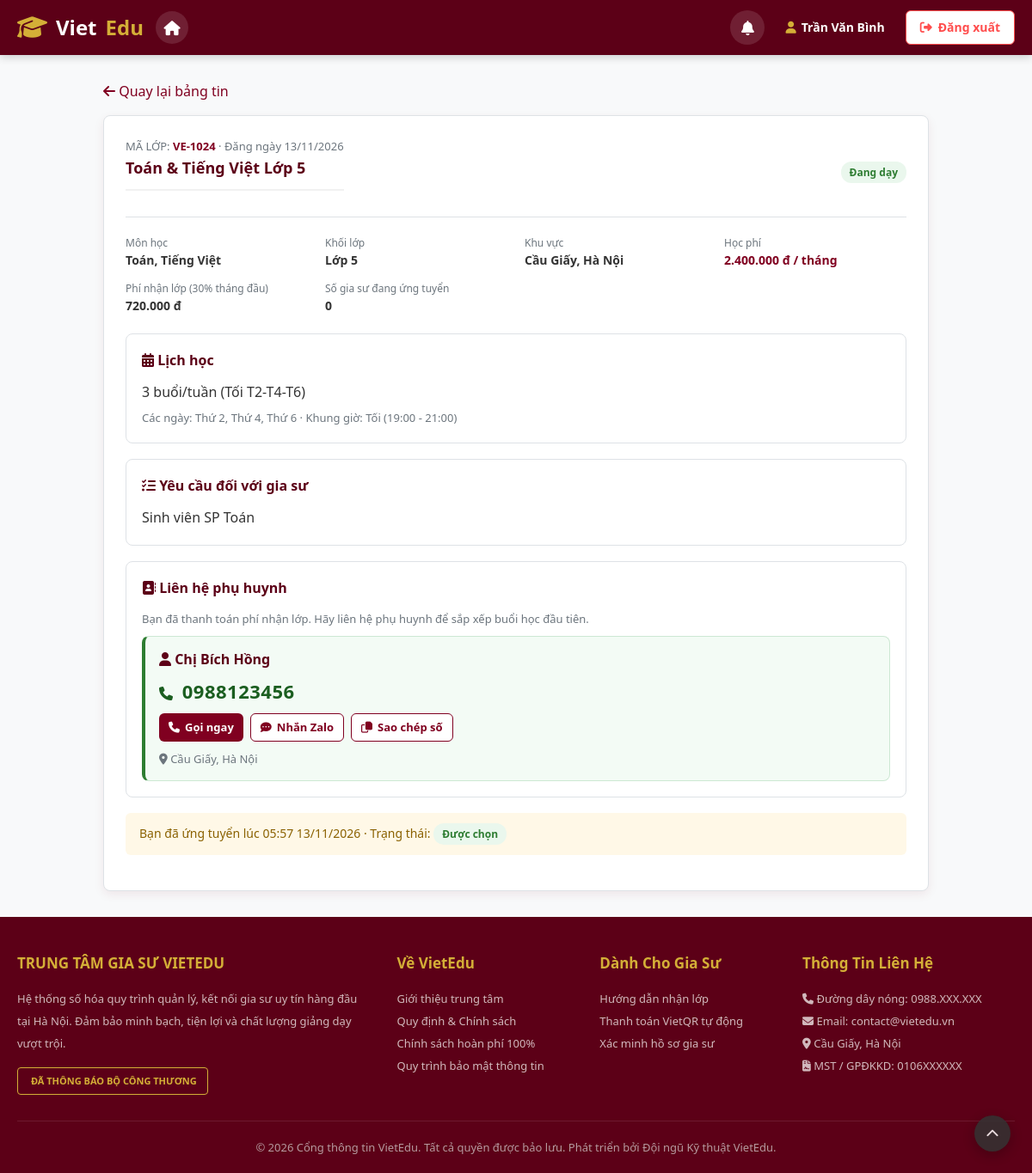
Page /gia-su/lop-hoc-chi-tiet.php?id=1 (signed in) on the committed database.
### tables this page shows
CREATE TABLE classes (
    class_id INT AUTO_INCREMENT PRIMARY KEY,
    class_code VARCHAR(20) UNIQUE NOT NULL,
    title VARCHAR(150) NOT NULL, 
    subject VARCHAR(50) NOT NULL,
    grade VARCHAR(20) NOT NULL,
    location VARCHAR(100),
    schedule VARCHAR(100),
    requirements TEXT,
    tuition_fee DECIMAL(10,2),
    parent_id INT,
    status ENUM('finding', 'matched', 'completed', 'cancelled') DEFAULT 'finding',
    created_at TIMESTAMP DEFAULT CURRENT_TIMESTAMP,
    FOREIGN KEY (parent_id) REFERENCES parents(parent_id) ON DELETE CASCADE
);

CREATE TABLE transactions (
    transaction_id INT AUTO_INCREMENT PRIMARY KEY,
    tx_code VARCHAR(20) UNIQUE NOT NULL,
    class_id INT NOT NULL,
    tutor_id INT NOT NULL,
    amount DECIMAL(10,2) NOT NULL,
    tx_time TIMESTAMP DEFAULT CURRENT_TIMESTAMP,
    status ENUM('success', 'pending_24h', 'failed') DEFAULT 'pending_24h',
    FOREIGN KEY (class_id) REFERENCES classes(class_id) ON DELETE CASCADE,
    FOREIGN KEY (tutor_id) REFERENCES tutors(tutor_id) ON DELETE CASCADE
);

CREATE TABLE parents (
    parent_id INT AUTO_INCREMENT PRIMARY KEY,
    full_name VARCHAR(100) NOT NULL,
    phone VARCHAR(15) UNIQUE NOT NULL,
    address TEXT,
    created_at TIMESTAMP DEFAULT CURRENT_TIMESTAMP
);

CREATE TABLE class_matching (
    match_id INT AUTO_INCREMENT PRIMARY KEY,
    class_id INT NOT NULL,
    tutor_id INT NOT NULL,
    apply_date TIMESTAMP DEFAULT CURRENT_TIMESTAMP,
    match_score DECIMAL(5,2),
    status ENUM('applied', 'interviewing', 'matched', 'rejected') DEFAULT 'applied',
    FOREIGN KEY (class_id) REFERENCES classes(class_id) ON DELETE CASCADE,
    FOREIGN KEY (tutor_id) REFERENCES tutors(tutor_id) ON DELETE CASCADE
);

### gia-su/lop-hoc-chi-tiet.php (the view, shortened to what this page needs)
<?php
require_once __DIR__ . '/core.php';
$classId = (int) ($_GET['id'] ?? 0);
$tutor = gs_current_tutor();
$st = $conn->prepare('SELECT * FROM classes WHERE class_id = ?');
$st->execute([$classId]);
$class = $st->fetch(PDO::FETCH_ASSOC);
$myApp = null;
if ($class && $tutor) {
    $st = $conn->prepare('SELECT * FROM class_matching WHERE class_id = ? AND tutor_id = ? ORDER BY match_id DESC LIMIT 1');
    $st->execute([$classId, $tutor['tutor_id']]);
    $myApp = $st->fetch(PDO::FETCH_ASSOC) ?: null;
}
$visible = $class && ($class['status'] === 'finding' || $myApp);
$self = 'lop-hoc-chi-tiet.php?id=' . $classId;
$applicants = 0;
if ($visible) {
    $st = $conn->prepare("SELECT COUNT(*) FROM class_matching WHERE class_id = ? AND status IN ('applied','interviewing')");
    $st->execute([$classId]);
    $applicants = (int) $st->fetchColumn();
}
$sched = $visible ? gs_parse_schedule($class['schedule']) : null;
$dayNames = [1 => 'Thứ 2', 'Thứ 3', 'Thứ 4', 'Thứ 5', 'Thứ 6', 'Thứ 7', 'Chủ nhật'];
require __DIR__ . '/../header.php';
?>
<link rel="stylesheet" href="gia-su.css">
<div style="max-width:1000px;margin:30px auto;padding:0 20px">
    <p style="margin-bottom:14px"><a href="../index.php#bang-tin" style="color:var(--primary-red)"><i class="fa-solid fa-arrow-left"></i> Quay lại bảng tin</a></p>
    <?php if (!$visible): ?>
        <div class="content-area"><p class="gs-empty">Lớp học không tồn tại hoặc đã ngừng tuyển gia sư.</p></div>
    <?php else: ?>
    <div class="content-area">
        <div class="section-header">
            <div>
                <div class="gs-muted">MÃ LỚP: <strong style="color:var(--primary-red)"><?= gs_e($class['class_code']) ?></strong> · Đăng ngày <?= gs_date($class['created_at']) ?></div>
                <h2 class="section-title"><?= gs_e($class['title']) ?></h2>
            </div>
            <?= gs_badge(GS_CLASS_LABELS, $class['status']) ?>
        </div>
        <div class="gs-info" style="margin-bottom:20px">
            <div><span>Môn học</span><strong><?= gs_e($class['subject']) ?></strong></div>
            <div><span>Khối lớp</span><strong><?= gs_e(gs_grade($class['grade'])) ?></strong></div>
            <div><span>Khu vực</span><strong><?= gs_e($class['location'] ?: 'Thỏa thuận') ?>, Hà Nội</strong></div>
            <div><span>Học phí</span><strong style="color:var(--primary-red)"><?= $class['tuition_fee'] !== null ? gs_money($class['tuition_fee']) . ' / tháng' : 'Thỏa thuận' ?></strong></div>
            <div><span>Phí nhận lớp (<?= GS_FEE_RATE * 100 ?>% tháng đầu)</span><strong><?= $class['tuition_fee'] !== null ? gs_money(round($class['tuition_fee'] * GS_FEE_RATE, -3)) : '—' ?></strong></div>
            <div><span>Số gia sư đang ứng tuyển</span><strong><?= $applicants ?></strong></div>
        </div>
        <div class="gs-card">
            <h3><i class="fa-solid fa-calendar-days"></i> Lịch học</h3>
            <p><?= gs_e($class['schedule'] ?: 'Thỏa thuận với phụ huynh') ?></p>
            <?php if ($sched['days']): ?>
                <p class="gs-muted" style="margin-top:6px">Các ngày: <?= gs_e(implode(', ', array_map(function ($d) use ($dayNames) { return $dayNames[$d]; }, $sched['days']))) ?> · Khung giờ: <?= gs_e($sched['time']) ?></p>
            <?php endif; ?>
        </div>
        <div class="gs-card">
            <h3><i class="fa-solid fa-list-check"></i> Yêu cầu đối với gia sư</h3>
            <p style="white-space:pre-line"><?= gs_e($class['requirements'] ?: 'Không có yêu cầu đặc biệt.') ?></p>
        </div>
        <?php $lienHe = $tutor ? (gs_lop_da_mo_lien_he($conn, (int) $tutor['tutor_id'], $classId)[$classId] ?? null) : null; ?>
        <?php if ($lienHe): ?>
            <div class="gs-card">
                <h3><i class="fa-solid fa-address-book"></i> Liên hệ phụ huynh</h3>
                <p class="gs-muted" style="margin-bottom:10px">Bạn đã thanh toán phí nhận lớp. Hãy liên hệ phụ huynh để sắp xếp buổi học đầu tiên.</p>
                <?= gs_the_lien_he($lienHe) ?>
            </div>
        <?php else: ?>
            <p class="gs-muted" style="margin-bottom:16px"><i class="fa-solid fa-lock"></i> Thông tin liên hệ phụ huynh được cung cấp sau khi gia sư được chọn và hoàn tất phí nhận lớp.</p>
        <?php endif; ?>
        <?php if (!$tutor): ?>
            <a class="gs-btn" href="dang-nhap.php?next=<?= rawurlencode($self) ?>"><i class="fa-solid fa-right-to-bracket"></i> Đăng nhập để ứng tuyển</a>
        <?php elseif ($myApp): ?>
            <div class="gs-alert gs-alert-info" style="display:flex;justify-content:space-between;align-items:center;gap:10px;flex-wrap:wrap">
                <span>Bạn đã ứng tuyển lúc <?= gs_date($myApp['apply_date'], 'H:i d/m/Y') ?> · Trạng thái: <?= gs_badge(GS_APPLY_LABELS, $myApp['status']) ?></span>
            </div>
        <?php elseif ($tutor['status'] !== 'active'): ?>
            <div class="gs-alert gs-alert-info">Tài khoản của bạn chưa được kích hoạt. <a href="kyc.php"><u>Xác minh hồ sơ</u></a> để có thể ứng tuyển.</div>
            <button class="gs-btn" disabled><i class="fa-solid fa-paper-plane"></i> Ứng tuyển lớp</button>
        <?php endif; ?>
    </div>
    <?php endif; ?>
</div>
<?php require __DIR__ . '/../footer.php'; ?>

### gia-su/core.php (shortened to what this page needs)
<?php
require_once __DIR__ . '/../db.php';
function gs_e($s)
{
    return htmlspecialchars((string) $s, ENT_QUOTES, 'UTF-8');
}
function gs_money($v)
{
    return $v === null || $v === '' ? '—' : number_format((float) $v, 0, ',', '.') . ' đ';
}
function gs_date($v, $fmt = 'd/m/Y')
{
    return $v ? date($fmt, strtotime($v)) : '—';
}
function gs_grade($g)
{
    return ctype_digit((string) $g) ? 'Lớp ' . $g : (string) $g;
}
function gs_current_tutor()
{
    global $conn;
    $cache = false;
    if (!empty($_SESSION['tutor_id'])) {
        $st = $conn->prepare('SELECT * FROM tutors WHERE tutor_id = ?');
        $st->execute([(int) $_SESSION['tutor_id']]);
        $t = $st->fetch(PDO::FETCH_ASSOC);
        if ($t && $t['status'] !== 'locked') {
            $cache = $t;
        } else {
            unset($_SESSION['tutor_id'], $_SESSION['user_type'], $_SESSION['user_id'], $_SESSION['user_name']);
        }
    }
    return $cache ?: null;
}
function gs_badge(array $map, $key)
{
    $l = $map[$key] ?? [(string) $key, 'gs-b-muted'];
    return '<span class="gs-badge ' . $l[1] . '">' . gs_e($l[0]) . '</span>';
}
function gs_lop_da_mo_lien_he(PDO $conn, int $tutorId, ?int $classId = null): array
{
    $sql = "SELECT c.class_id, c.class_code, c.title, c.subject, c.grade, c.location, c.schedule, c.status AS class_status,
                   p.full_name AS parent_name, p.phone AS parent_phone, p.email AS parent_email, p.address AS parent_address,
                   t.transaction_id, t.tx_code, t.amount, t.tx_time, t.paid_confirmed_at
            FROM transactions t
            JOIN classes c        ON c.class_id = t.class_id
            JOIN class_matching m ON m.class_id = t.class_id AND m.tutor_id = t.tutor_id AND m.status = 'matched'
            LEFT JOIN parents p   ON p.parent_id = c.parent_id
            WHERE t.tutor_id = ? AND t.status = 'success'" . ($classId ? ' AND t.class_id = ?' : '') . "
            ORDER BY t.transaction_id DESC";
    $st = $conn->prepare($sql);
    $st->execute($classId ? [$tutorId, $classId] : [$tutorId]);
    $ds = [];
    foreach ($st->fetchAll(PDO::FETCH_ASSOC) as $r) {
        $ds[$r['class_id']] ??= $r;
    }
    return $ds;
}
function gs_the_lien_he(array $r): string
{
    $sdt  = preg_replace('/\D/', '', (string) $r['parent_phone']);
    $html = '<div class="gs-contact">'
          . '<div class="gs-contact-head"><i class="fa-solid fa-user"></i> <strong>' . gs_e($r['parent_name'] ?: 'Phụ huynh') . '</strong></div>';
    if ($sdt !== '') {
        $html .= '<div class="gs-contact-phone"><i class="fa-solid fa-phone"></i> <span class="gs-phone-num">' . gs_e($r['parent_phone']) . '</span></div>'
               . '<div class="gs-contact-actions">'
               . '<a class="gs-btn sm" href="tel:' . gs_e($sdt) . '"><i class="fa-solid fa-phone"></i> Gọi ngay</a>'
               . '<a class="gs-btn outline sm" href="https://zalo.me/' . gs_e($sdt) . '" target="_blank" rel="noopener"><i class="fa-solid fa-comment-dots"></i> Nhắn Zalo</a>'
               . '<button type="button" class="gs-btn outline sm" data-copy="' . gs_e($sdt) . '"><i class="fa-regular fa-copy"></i> Sao chép số</button>'
               . '</div>';
    } else {
        $html .= '<p class="gs-muted">Phụ huynh chưa cập nhật số điện thoại, vui lòng liên hệ trung tâm.</p>';
    }
    if (!empty($r['parent_address'])) $html .= '<div class="gs-muted"><i class="fa-solid fa-location-dot"></i> ' . gs_e($r['parent_address']) . '</div>';
    return $html . '</div>';
}
function gs_parse_schedule($text)
{
    $t = mb_strtolower((string) $text, 'UTF-8');
    $days = [];
    if (preg_match_all('/(?:\bt|thứ\s*)([2-7])\b/u', $t, $m)) {
        foreach ($m[1] as $d) $days[] = (int) $d - 1;
    }
    $days = array_values(array_unique($days));
    sort($days);
    if (preg_match('/(\d{1,2})[h:](\d{2})?\s*[-–]\s*(\d{1,2})[h:](\d{2})?/u', $t, $tm)) {
        $time = sprintf('%02d:%02d - %02d:%02d', (int) $tm[1], (int) ($tm[2] ?? 0), (int) $tm[3], (int) ($tm[4] ?? 0));
    } elseif (strpos($t, 'sáng') !== false) {
        $time = 'Sáng (08:00 - 10:00)';
    } elseif (strpos($t, 'chiều') !== false) {
        $time = 'Chiều (14:00 - 16:00)';
    } elseif (strpos($t, 'tối') !== false) {
        $time = 'Tối (19:00 - 21:00)';
    } else {
        $time = 'Giờ theo thỏa thuận';
    }
    return ['days' => $days, 'time' => $time];
}
    ?>

### style.css (style rules this page uses)
:root { --primary-red: #800020; --primary-dark: #540015; --primary-light: #A31C3B; --accent-gold: #D4AF37; --accent-gold-hover: #b8952d; --bg-body: #FDF9F9; --bg-card: #FFFFFF; --text-dark: #2B2B2B; --text-muted: #666666; --border-color: #E6D5D7; --shadow: 0 4px 12px rgba(128, 0, 32, 0.08); }
* { margin: 0; padding: 0; box-sizing: border-box; font-family: 'Segoe UI', Roboto, Helvetica, Arial, sans-serif; }
body { background-color: var(--bg-body); color: var(--text-dark); line-height: 1.6; }
a { text-decoration: none; color: inherit; }
.content-area { background: var(--bg-card); border-radius: 8px; border: 1px solid var(--border-color); padding: 25px; box-shadow: var(--shadow); }
.section-header { display: flex; justify-content: space-between; align-items: center; margin-bottom: 20px; padding-bottom: 10px; border-bottom: 1px solid var(--border-color); }
.section-title { font-size: 20px; color: var(--primary-dark); font-weight: 700; }
:root { --primary-red: #800020; --primary-dark: #5c0017; --bg-light: #f8f9fa; --border-color: #dee2e6; --text-color: #333333; --text-muted: #6c757d; }
body { font-family: 'Segoe UI', Tahoma, Geneva, Verdana, sans-serif; background: var(--bg-light); margin: 0; padding: 0; color: var(--text-color); }
.section-title { font-size: 18px; font-weight: 600; color: var(--primary-dark); margin-bottom: 20px; border-bottom: 2px solid #f1f1f1; padding-bottom: 10px; display: flex; justify-content: space-between; align-items: center; }

### gia-su/gia-su.css (style rules this page uses)
.gs-muted { color: var(--text-muted); font-size: 13px; }
.gs-alert { padding: 12px 16px; border-radius: 6px; margin-bottom: 16px; font-size: 14px; }
.gs-alert-info { background: #FFF8E7; color: #8a6100; }
.gs-badge { display: inline-block; padding: 3px 10px; border-radius: 12px; font-size: 12px; font-weight: 600; white-space: nowrap; }
.gs-b-ok { background: #EAF7ED; color: #2E7D32; }
.gs-btn { display: inline-flex; align-items: center; gap: 6px; padding: 9px 18px; border-radius: 6px; border: none; cursor: pointer; font-size: 14px; font-weight: 600; background: var(--primary-red); color: #fff; text-decoration: none; }
.gs-btn.outline { background: #fff; color: var(--primary-red); border: 1px solid var(--primary-red); }
.gs-btn.sm { padding: 5px 11px; font-size: 13px; }
.gs-card { border: 1px solid var(--border-color); border-radius: 8px; padding: 18px; margin-bottom: 18px; background: #fff; }
.gs-card h3 { font-size: 16px; color: var(--primary-dark); margin-bottom: 12px; }
.gs-info { display: grid; grid-template-columns: repeat(auto-fit, minmax(200px, 1fr)); gap: 12px 20px; font-size: 14px; }
.gs-info span { display: block; font-size: 12px; color: var(--text-muted); }
.gs-contact { display: flex; flex-direction: column; gap: 6px; padding: 14px 16px; border: 1px solid #CDE8D3; border-left: 4px solid #2E7D32; border-radius: 8px; background: #F3FBF5; }
.gs-contact-head { color: var(--primary-dark); }
.gs-contact-phone { font-size: 22px; font-weight: 700; color: #1B5E20; letter-spacing: .5px; font-variant-numeric: tabular-nums; }
.gs-contact-phone i { font-size: 16px; margin-right: 4px; }
.gs-contact-actions { display: flex; flex-wrap: wrap; gap: 8px; margin: 2px 0 4px; }

### rows in the picture
classes: class_code "VE-1024", created_at "13/11/2026", title "Toán & Tiếng Việt Lớp 5", status "Đang dạy", subject "Toán, Tiếng Việt", grade "Lớp 5", location "Cầu Giấy", tuition_fee "2.400.000 đ", gs_money(round($class['tuition_fee']*GS_FEE_RATE,-3)) "720.000 đ", schedule "3 buổi/tuần (Tối T2-T4-T6)", status+schedule "Thứ 2, Thứ 4, Thứ 6", gs_e($sched['time']) "Tối (19:00 - 21:00)", requirements "Sinh viên SP Toán"
transactions: parents.full_name "Chị Bích Hồng", parents.phone "0988123456", parents.address "Cầu Giấy, Hà Nội"
class_matching: apply_date "05:57 13/11/2026", status "Được chọn"

### other values in the picture
$_SESSION['user_name'] "Trần Văn Bình"
GS_FEE_RATE * 100 "30"
$applicants "0"
$chanTrangNhom['ten'] "Về VietEdu"
$chanTrangMuc['ten_menu'] "Giới thiệu trung tâm"
$chanTrangMuc['ten_menu'] "Quy định & Chính sách"
$chanTrangMuc['ten_menu'] "Chính sách hoàn phí 100%"
$chanTrangMuc['ten_menu'] "Quy trình bảo mật thông tin"
$chanTrangNhom['ten'] "Dành Cho Gia Sư"
$chanTrangMuc['ten_menu'] "Hướng dẫn nhận lớp"
$chanTrangMuc['ten_menu'] "Thanh toán VietQR tự động"
$chanTrangMuc['ten_menu'] "Xác minh hồ sơ gia sư"
